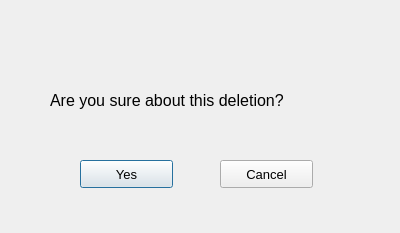
<?xml version="1.0" encoding="UTF-8"?>
<ui version="4.0">
 <class>deleteWarningWindow</class>
 <widget class="QDialog" name="deleteWarningWindow">
  <property name="geometry">
   <rect>
    <x>0</x>
    <y>0</y>
    <width>400</width>
    <height>233</height>
   </rect>
  </property>
  <property name="windowTitle">
   <string>Delete Warning</string>
  </property>
  <widget class="QPushButton" name="yes">
   <property name="geometry">
    <rect>
     <x>80</x>
     <y>160</y>
     <width>93</width>
     <height>28</height>
    </rect>
   </property>
   <property name="font">
    <font>
     <pointsize>10</pointsize>
    </font>
   </property>
   <property name="text">
    <string>Yes</string>
   </property>
  </widget>
  <widget class="QPushButton" name="cancel">
   <property name="geometry">
    <rect>
     <x>220</x>
     <y>160</y>
     <width>93</width>
     <height>28</height>
    </rect>
   </property>
   <property name="font">
    <font>
     <pointsize>10</pointsize>
    </font>
   </property>
   <property name="text">
    <string>Cancel</string>
   </property>
  </widget>
  <widget class="QLabel" name="label">
   <property name="geometry">
    <rect>
     <x>50</x>
     <y>70</y>
     <width>331</width>
     <height>61</height>
    </rect>
   </property>
   <property name="font">
    <font>
     <pointsize>12</pointsize>
    </font>
   </property>
   <property name="text">
    <string>Are you sure about this deletion?</string>
   </property>
  </widget>
 </widget>
 <resources/>
 <connections/>
</ui>
